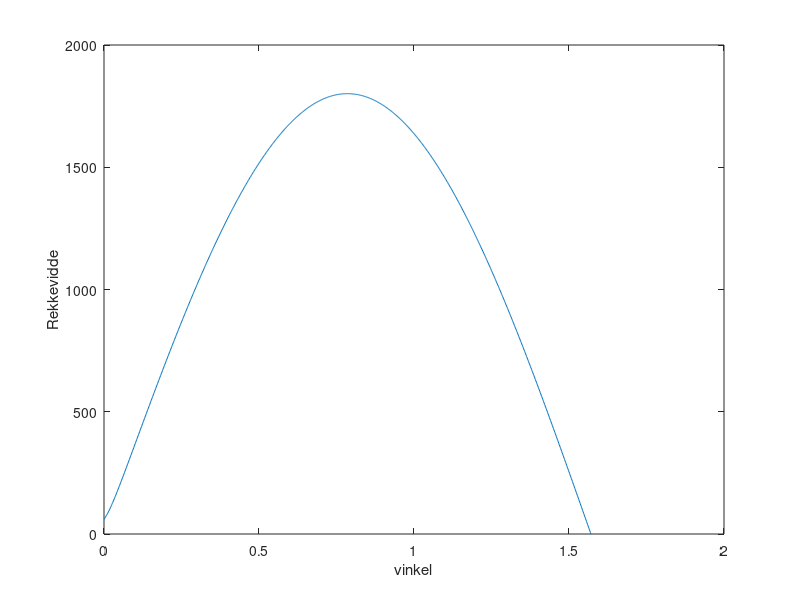

Here is the MATLAB script that generated this plot:
%                                  Oppgave 4

clear all

%m = 2; % kg
%k = 8; % N/m
%y0 = 0.5; % m
%g = 9.81; % m/s^2

%dt1 = 0.000001; % sec
%dt2 = 0.1; %sec

%t1 = 0:dt1:10;
%t2 = 0:dt2:10;

%y1(1) = 0.3; % m
%v1(1) = 0; % m/s
%a1(1) = -k/m * (y1(1) - y0) - g; % m/s^2

%for i = 1:length(t1)-1
    
   %y1(i+1) = y1(i) + v1(i) * dt1;
   %v1(i+1) = v1(i) + a1(i) * dt1;
   %a1(i+1) = -k/m * (y1(i) - y0) - g;
    
%end

%y2(1) = 0.3;
%v2(1) = 0;
%a2(1) = -k/m * (y2(1) - y0) - g;

%for i = 1:length(t2)-1
    
    %y2(i+1) = y2(i) + v2(i) * dt2;
    %v2(i+1) = v2(i) + a2(i) * dt2;
    %a2(i+1) = -k/m * (y2(i) - y0) - g;
    
%end
 
%subplot(1,3,1)
%plot(t1,y1)
%xlabel('Tid')
%ylabel('y(t)')
%title('y(t) med dt = 0.000001 sec')
%hold on

%subplot(1,3,2)
%plot(t2,y2)
%xlabel('Tid')
%ylabel('y(t)')
%title('y(t) med dt = 0.1 sec')

%A = 1.125;

%Y = 2*A*cos(sqrt((k/m))*t1);

%subplot(1,3,3)
%plot(t1,Y)
%xlabel('Tid')
%ylabel('Y(t)')
%title('Y(t)= 2*A*cos(sqrt((k/m)*t))')

%                                 Oppgave 1

%L1 = 2; % meter
%L2 = 6; % meter
%m = 1000; % kg
%g = 9.81; % m/s^2

%a1 = linspace(0,pi,50);

%S = @(a) L1*m*g*sin(a)/L2;

%plot(a1, S(a1))
%xlabel('vinkel')
%ylabel('Snordrag')


%                                 Oppgave 3

v0 = 9*sqrt(218);
y0 = 1;
g = 9.81;
o1 = linspace(0,pi/2,1000);

x = @(o) v0*cos(o) .* ( v0*sin(o) + sqrt( (v0*sin(o)).^2 + 2*g*y0 ))/g;

plot(o1,x(o1))
xlabel('vinkel')
ylabel('Rekkevidde')